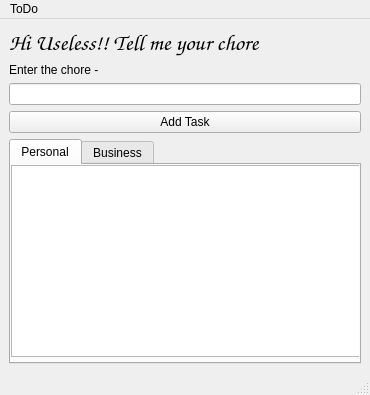
<?xml version="1.0" encoding="UTF-8"?>
<ui version="4.0">
 <class>MainWindow</class>
 <widget class="QMainWindow" name="MainWindow">
  <property name="geometry">
   <rect>
    <x>0</x>
    <y>0</y>
    <width>370</width>
    <height>395</height>
   </rect>
  </property>
  <property name="windowTitle">
   <string>MainWindow</string>
  </property>
  <widget class="QWidget" name="centralwidget">
   <layout class="QGridLayout" name="gridLayout">
    <item row="0" column="0">
     <widget class="QLabel" name="welcome_label">
      <property name="font">
       <font>
        <family>URW Chancery L</family>
        <pointsize>17</pointsize>
        <weight>75</weight>
        <italic>true</italic>
        <bold>true</bold>
       </font>
      </property>
      <property name="text">
       <string>Hi Useless!! Tell me your chore </string>
      </property>
     </widget>
    </item>
    <item row="1" column="0">
     <widget class="QLabel" name="label_2">
      <property name="text">
       <string>Enter the chore -</string>
      </property>
     </widget>
    </item>
    <item row="2" column="0">
     <widget class="QLineEdit" name="le_1"/>
    </item>
    <item row="3" column="0">
     <widget class="QSplitter" name="splitter">
      <property name="orientation">
       <enum>Qt::Horizontal</enum>
      </property>
      <widget class="QPushButton" name="pb_1">
       <property name="text">
        <string>Add Task</string>
       </property>
      </widget>
     </widget>
    </item>
    <item row="4" column="0">
     <widget class="QTabWidget" name="mytab">
      <property name="currentIndex">
       <number>0</number>
      </property>
      <widget class="QWidget" name="tab">
       <attribute name="title">
        <string>Personal</string>
       </attribute>
       <widget class="QListWidget" name="lw_1">
        <property name="geometry">
         <rect>
          <x>0</x>
          <y>0</y>
          <width>351</width>
          <height>192</height>
         </rect>
        </property>
       </widget>
      </widget>
      <widget class="QWidget" name="tab_2">
       <attribute name="title">
        <string>Business</string>
       </attribute>
       <widget class="QListWidget" name="lw_2">
        <property name="geometry">
         <rect>
          <x>0</x>
          <y>0</y>
          <width>351</width>
          <height>192</height>
         </rect>
        </property>
       </widget>
      </widget>
     </widget>
    </item>
   </layout>
  </widget>
  <widget class="QMenuBar" name="menubar">
   <property name="geometry">
    <rect>
     <x>0</x>
     <y>0</y>
     <width>370</width>
     <height>22</height>
    </rect>
   </property>
   <widget class="QMenu" name="menuToDo">
    <property name="title">
     <string>ToDo</string>
    </property>
   </widget>
   <addaction name="menuToDo"/>
  </widget>
  <widget class="QStatusBar" name="statusbar"/>
 </widget>
 <resources/>
 <connections/>
</ui>
